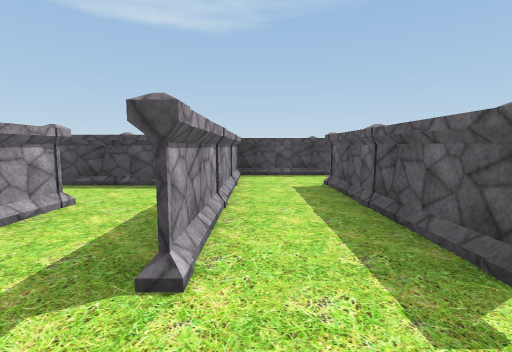
View 1 (above)

24 first-person views from a walk through a Unity game level. The camera is 1.5 m above the floor, tilts 6° down and sees 85° across. The floor is counted in squares, 2 m on a side. Each view is taken from the middle of a square. On the plan, view 1 faces up. The plan holds only what a view shows up to about 10 squares ahead; the rest is blank. Some animated figures are left out. Some surface patterns are stand-ins.

View 2
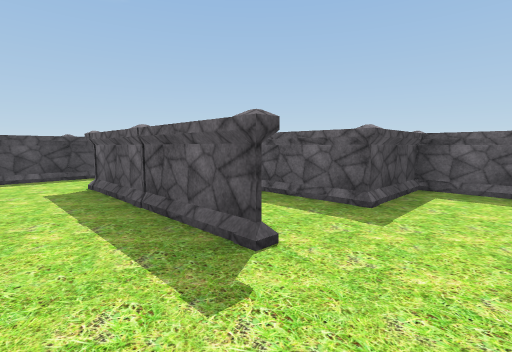

View 3
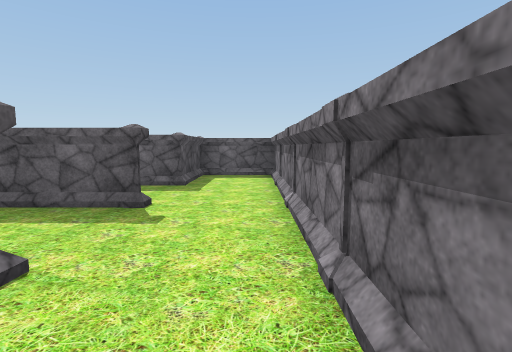

View 4
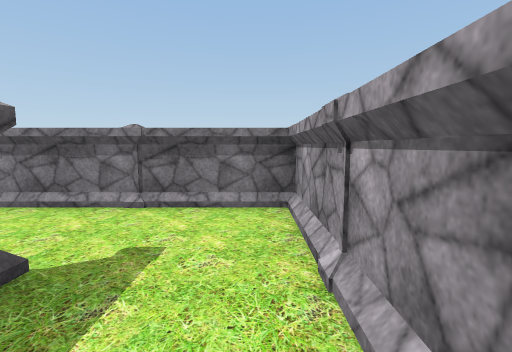

View 5
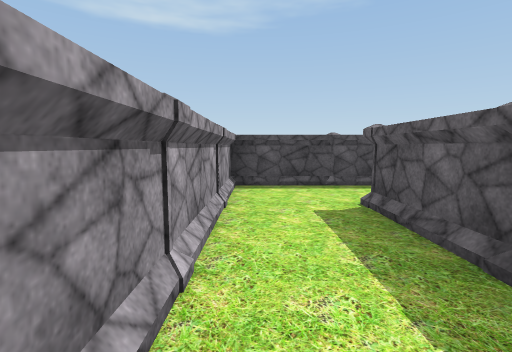

View 6
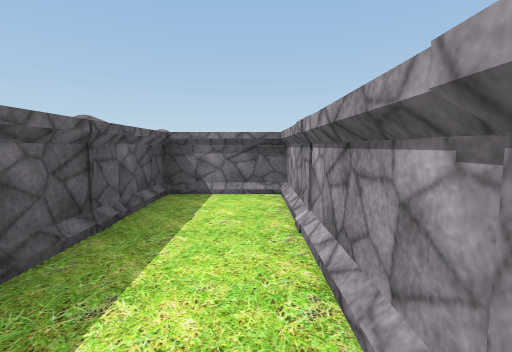

View 7
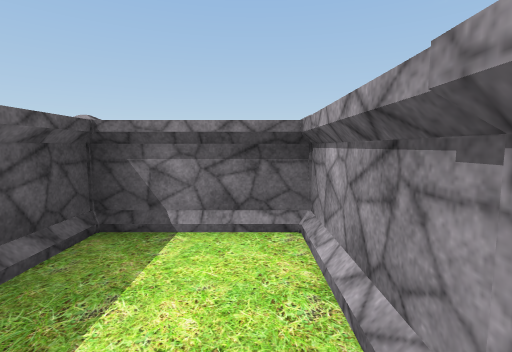

View 8
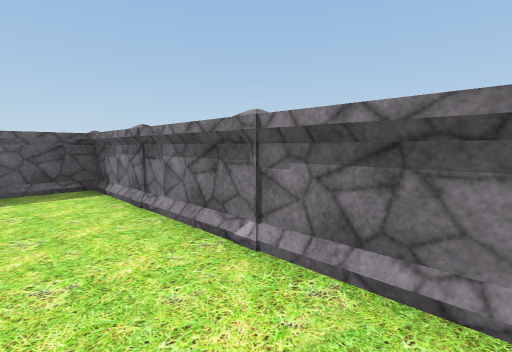

View 9
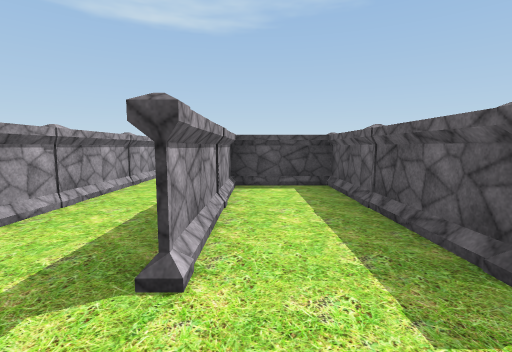

View 10
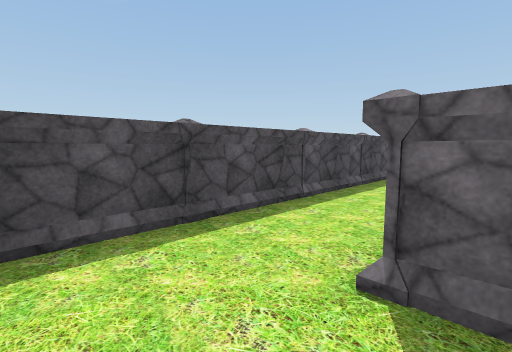

View 11
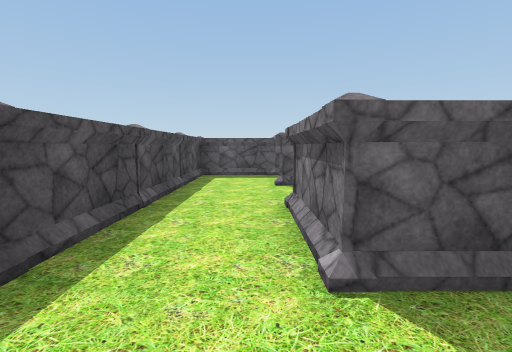

View 12
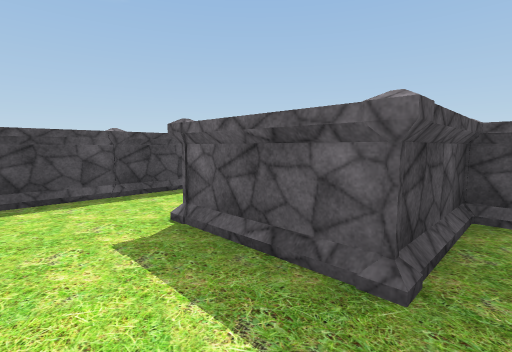

View 13
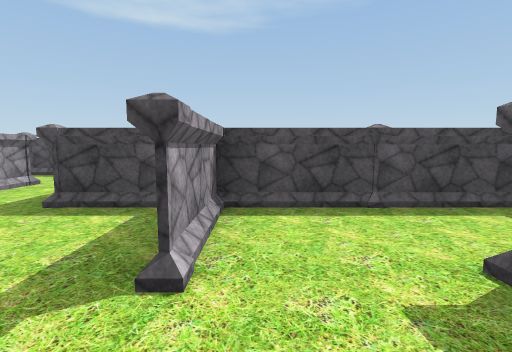

View 14
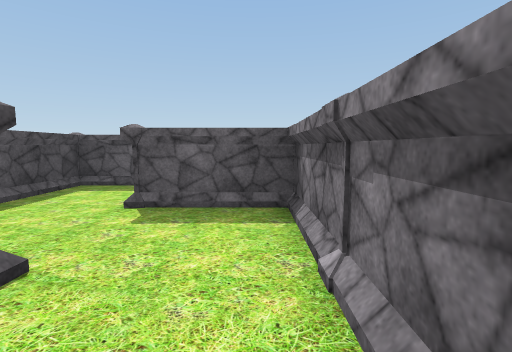

View 15
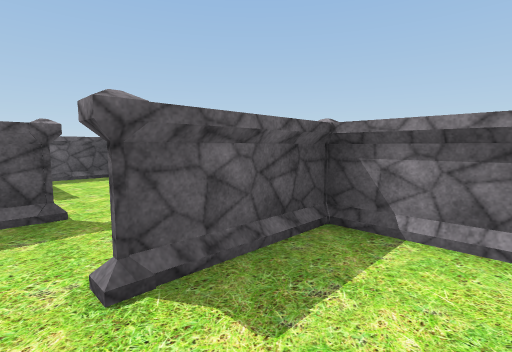

View 16
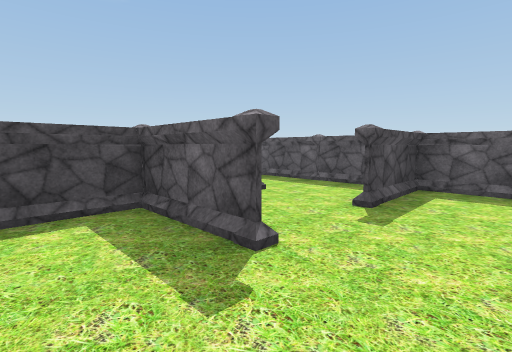

View 17
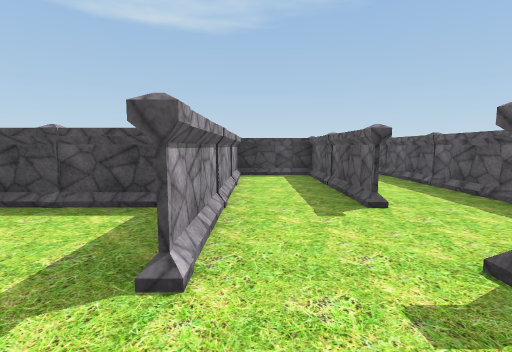

View 18
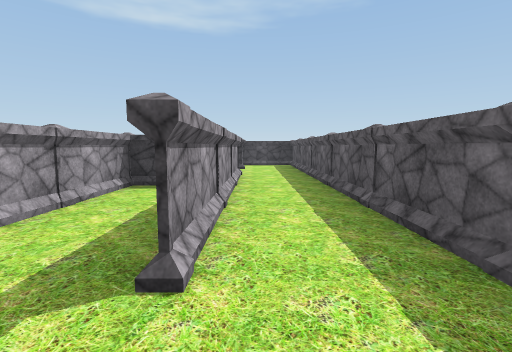

View 19
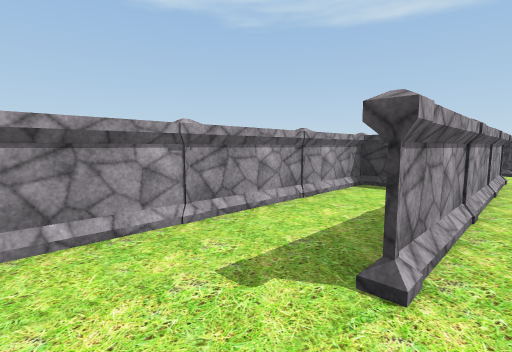

View 20
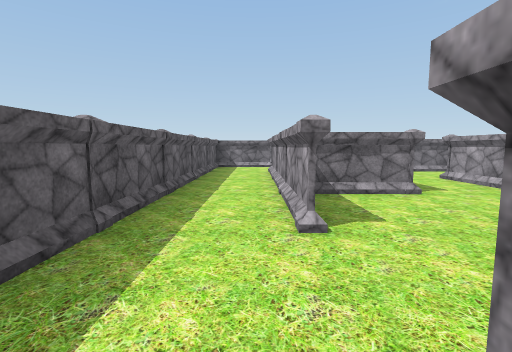

View 21
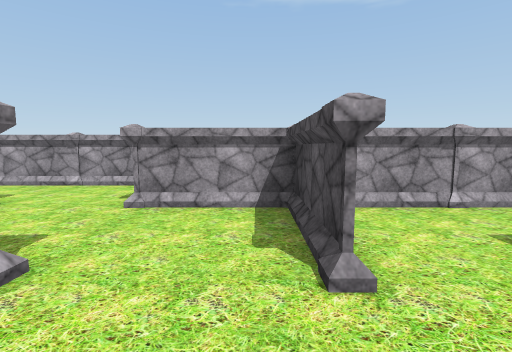

View 22
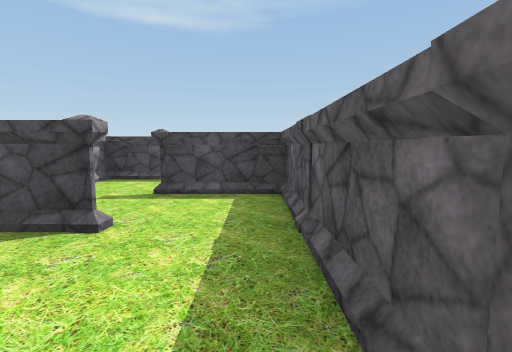

View 23
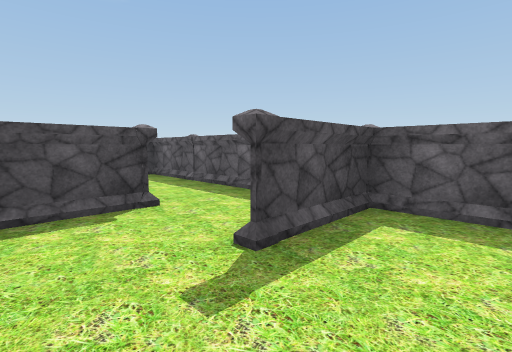

View 24
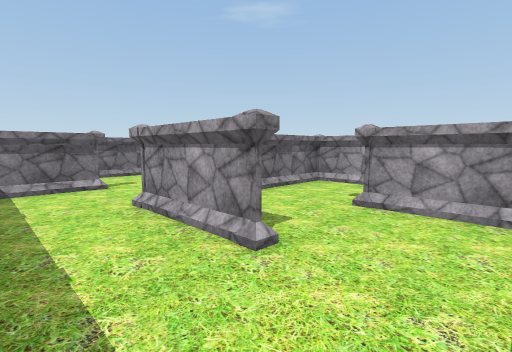

### Floor plan
Points are (right, up) in squares from view 1. A wall is a line through its corners. A room is listed if a view was taken in it or the views show most of it. See-through windows are left out.
Room 1 (views 1, 2, 3, 4, 5, 6, 7, 8, 9, 10, 12)
walls: (-2.5, 3.5) (-2.5, -0.5) (-2.5, 3.5); (-0.5, 5.6) (-0.5, 2.4); (-1.6, 5.5) (-4.5, 5.5); (-4.5, -0.5) (5.5, -0.5) (5.5, 1.5) (3.5, 1.5) (3.5, 5.5) (1.5, 5.5) (1.5, 2.4) (1.5, 5.5); (5.5, 3.5) (5.5, 4.5)
ways out: opening at (0, 5) to room 2; opening at (4.5, 4) to room 2; opening at (5, 2) to room 2
objects: other object (-5, -1) to (-5, 0); other object (-5, 1) to (-5, 2); other object (-5, 3) to (-5, 4); other object (-3, 0); other object (-3, 2); other object (-3, 4) to (-2, 4); other object (-1, 0); other object (-1, 2); other object (-1, 4); other object (1, 0); other object (1, 2); other object (1, 4); other object (3, 0); other object (3, 2); other object (3, 4); other object (5, 0); other object (5, 2); other object (5, 4)
Room 2 (views 11, 13, 14, 15, 16, 17, 18, 19)
walls: (8.1, 3.5) (9.2, 3.5); (10.6, 3.5) (7.5, 3.5); (7.5, 5.2) (7.5, 7.5) (-0.5, 7.5) (-0.5, 5.6); (6.6, 3.5) (5.5, 3.5); (5.5, 4.5) (5.5, 5.5); (9.5, 8.6) (9.5, 6.5); (13.5, 5.5) (13.5, 4.4) (13.5, 7.4); (12.5, 7.5) (11.5, 7.5) (11.5, 2.4); (6.5, -0.5) (9.5, -0.5) (9.5, 1.5); (13.5, 7.6) (13.5, 6.4); (15.5, 2.4) (15.5, 7.6); (1.5, 5.5) (3.5, 5.5) (3.5, 4.9); (15.5, -0.4) (15.5, 1.5) (13.5, 1.5)
ways out: opening at (0, 5) to room 1; opening at (4.5, 4) to room 1; opening at (5, 2) to room 1; opening at (11, 8) to room 4; opening at (14.5, 7) to room 4
objects: other object (1, 6); other object (1, 8); other object (3, 6); other object (3, 8); other object (5, 6) to (6, 6); other object (5, 8); other object (7, 0); other object (7, 2); other object (7, 4); other object (7, 6); other object (7, 8); other object (9, 0); other object (9, 2) to (10, 2); other object (9, 4); other object (9, 6); other object (9, 8); other object (11, 2); other object (11, 4); other object (11, 6); other object (11, 8); other object (13, 1) to (13, 2); other object (13, 4); other object (13, 6); other object (15, 2); other object (15, 4); other object (15, 6)
Room 3 (views 20, 21, 23, 24)
walls: (9.5, 16.6) (9.5, 15.5) (11.5, 15.5); (11.5, 13.5) (11.5, 11); (12.6, 15.5) (11.5, 15.5); (11.9, 11.5) (13, 11.5); (13.5, 17.5) (13.5, 15.5); (15.5, 15.6) (15.5, 19.5); (15.5, 10.5) (15.5, 13.5) (13.5, 13.5) (14.9, 13.5)
ways out: opening at (14.5, 11) to room 4
objects: other object (9, 16); other object (11, 10); other object (11, 12); other object (11, 14); other object (11, 16); other object (11, 18); other object (13, 12); other object (13, 13) to (13, 14); other object (13, 16); other object (13, 18) to (14, 18); other object (15, 12); other object (15, 14); other object (15, 16); other object (15, 18); other object (15, 20) to (16, 20)
Room 4 (view 22)
walls: (13.5, 9.5) (13.5, 7.6); (15.5, 7.6) (15.5, 10.5); (13.5, 11.5) (11.5, 11.5); (11.5, 7.5) (13.1, 7.5); (11.5, 11) (11.5, 9.5)
ways out: opening at (11, 8) to room 2; opening at (14.5, 7) to room 2; opening at (14.5, 11) to room 3
objects: other object (13, 8); other object (13, 10) to (14, 10); other object (15, 8); other object (15, 10)

Where each view was taken, in squares from view 1:
view 1: 0 up, 0 right, facing up
view 2: 0 up, 0 right, facing up-right
view 3: 0 up, 2 left, facing right
view 4: 3 up, 2 left, facing down
view 5: 0 up, 4 left, facing up
view 6: 4 up, 4 left, facing down
view 7: 2 up, 4 left, facing down
view 8: 1 up, 0 right, facing down-right
view 9: 0 up, 2 right, facing up
view 10: 5 up, 0 right, facing up-right
view 11: 6 up, 0 right, facing right
view 12: 3 up, 4 right, facing up-right
view 13: 0 up, 8 right, facing up
view 14: 0 up, 6 right, facing right
view 15: 2 up, 8 right, facing down-right
view 16: 0 up, 10 right, facing up-right
view 17: 0 up, 12 right, facing up
view 18: 2 up, 14 right, facing up
view 19: 2 up, 14 right, facing up-left
view 20: 12 up, 14 right, facing down
view 21: 11 up, 15 right, facing left
view 22: 9 up, 15 right, facing up
view 23: 12 up, 12 right, facing up-right
view 24: 19 up, 15 right, facing down-left
